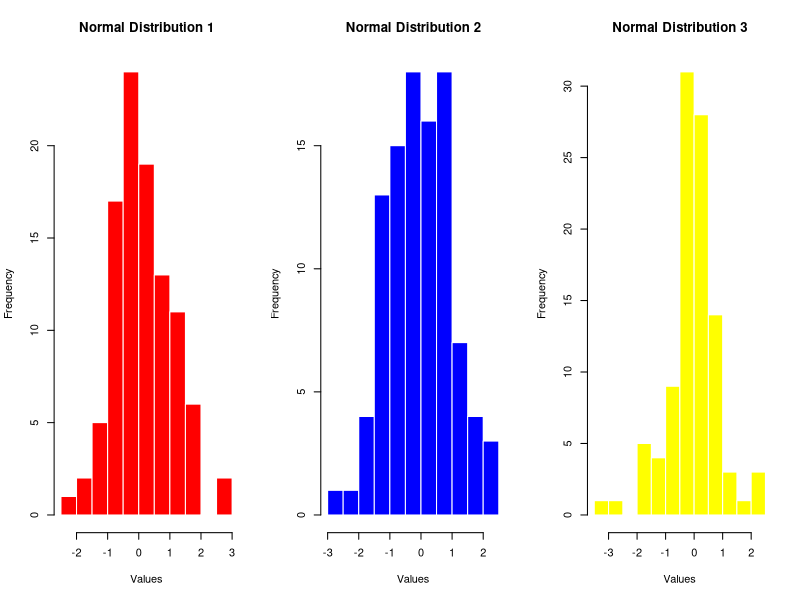

The R source for this figure:
# Caden Pun 2/29/24

dist1 <- rnorm(100)
dist2 <- rnorm(100)
dist3 <- dist1 * dist2

dists <- list(dist1, dist2, dist3)
colors <- c("red", "blue", "yellow")

# mfrow and mfcol arrange matrices of the plots
par(mfrow = c(1, 3))

for (i in seq_along(dists)) {
    # plots
    hist(
        dists[[i]],
        main = paste("Normal Distribution", i),
        xlab = "Values",
        col = colors[i],
        border = "white",
    )
    # statistics
    print(paste("Normal Distribution", i))
    print(paste("Mean:", mean(dists[[i]])))
    print(paste("Median:", median(dists[[i]])))
    print(paste("Standard Deviation:", sd(dists[[i]])))
    cat("\n")
}
